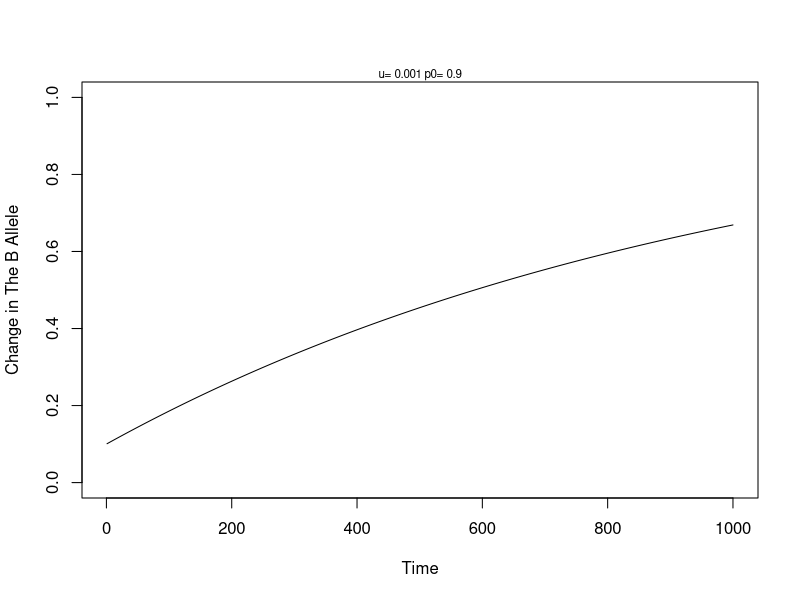
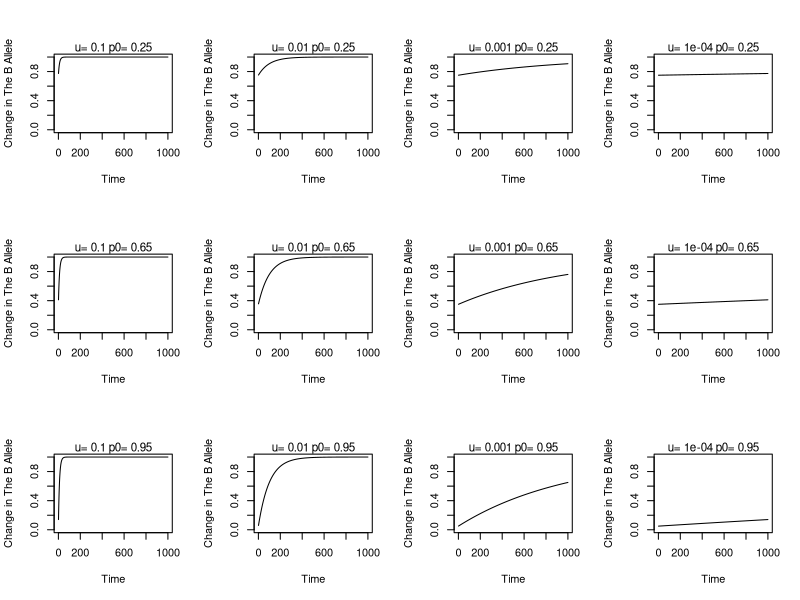
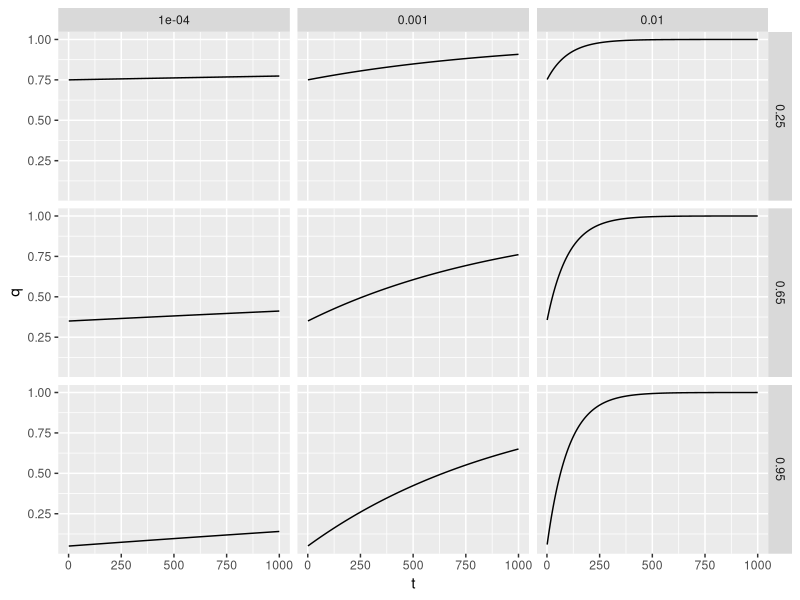
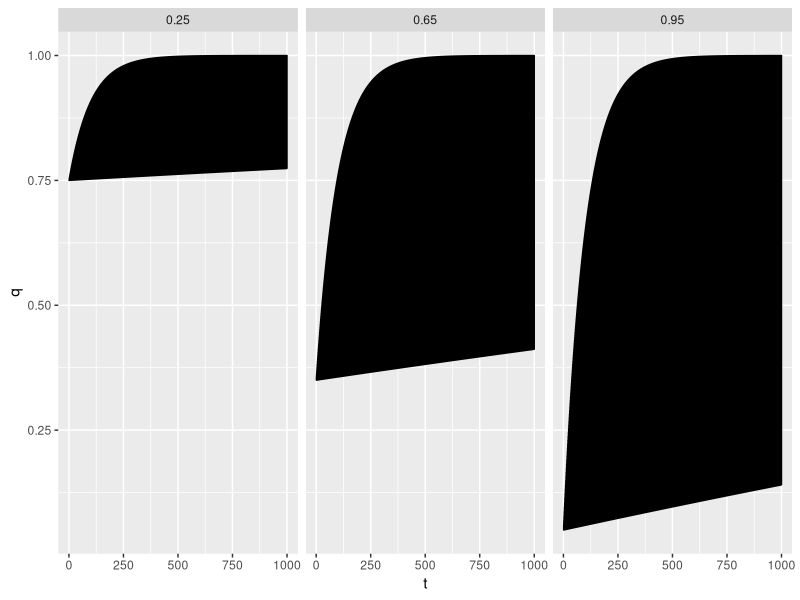
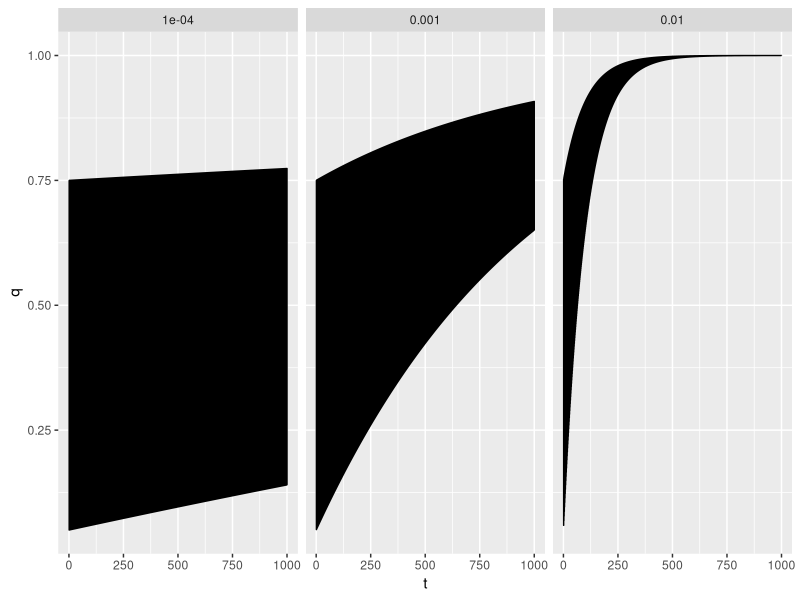

R code for these plots, in order: (Note: this script raises an error after producing the figures.)
# Equation 1
# Y = B1*X1 + B2*X2 +B3*X3 + B4*X4 + B5*X5 + B6*X3^2 + B7*X1^2 + B8 * X5^2

# Equation 2: Mutation freequency:  qt =1−p0e−ut

##########################################

# FUNCTION: Equation 
# Calculates the change in allelic frequency  
# input: p0 = Initial Allelic Frequency of A
#      : e = Constat 
#      : u = Mutation rate
#      : t = time in generations
# output: q =  change in allelic frequency  
# --------------------------------

MutationChange <- function(p0=0.90,
                           u=10^-03,
                           t=1:10^5){ 
  q <- (1- (p0*exp(-u*t)))
  return(q)
} 

head(MutationChange())
View(MutationChange())



##########################################
MutationChangePlot <- function(p0=0.90,
                               u=10^-03,
                               t=1:10^3) {
  plot(x = t, y = MutationChange(p0,u,t),
       type = "l", 
       xlab = "Time", 
       ylab = "Change in The B Allele", 
       ylim = c(0,1))
  mtext(paste("u=", u, "p0=", p0), cex= 0.7)
  return()
}
MutationChangePlot()
#########################################

# now build a grid of plots 
# each with different parameter values
# global variables 

p0Pars <- c(0.25, 0.65, 0.95)
uPars <- c(10^-01, 10^-02, 10^-03, 10^-04)
par(mfrow = c(3,4))

# enter into a double loop for plotting 

for(i in 1:length(p0Pars)){
  for(j in 1:length(uPars)){
    MutationChangePlot(p0=p0Pars[i], u=uPars[j])
  }
}


par(mfrow=c(1,1))
# Plotting redux with ggplot 
library(ggplot2)

p0Pars <- c(.25, .65, .95)
uPars <- c(10^-02, 10^-03, 10^-04)
Time <- 1:10^3

modelFrame <- expand.grid(p0 = p0Pars, 
                          u = uPars, 
                          t = Time)

modelFrame
modelFrame$q <- NA


# tricky double for loop for filling new data frame 

for(i in 1:length(p0Pars)){
  for(j in 1:length(uPars)){
    modelFrame[modelFrame$p0==p0Pars[i] &  modelFrame$u == uPars[j], "q"] <- MutationChange(t=Time, p0= p0Pars[i], u=uPars[j])  # each combination of z parameter and c parameter - give me just those rows and the S column
  }
}

# Starts with cpars for every one changes with zpars specifics
# colS is the sumber of species given all the parameters
print(modelFrame)
View(modelFrame)
dev.off()

p1 <- ggplot(data= modelFrame)
p1 + geom_line(mapping=aes(x=t, y=q)) +
  facet_grid(p0~u)

p2 <- ggplot(data = modelFrame, mapping = aes(x=t, y=q)) +
  geom_line()+
  facet_grid(.~p0)

p2


p2 <- p1
p2 + geom_line(mapping = aes(x=t, y=q, group =u)) +
  facet_grid(.~u)


##### RANDOMIZATION ###########################################

# Preliminaries 
library(ggplot2)
library(TeachingDemos)
char2seed("Cruel April")

##########################################

# FUNCTION: readData 
# read in or generate data frame 
# input: file name (or nothin for demo)
# output: 3-column data frame of observed data (ID, x, y) 
# --------------------------------
iris
set.seed(100)

readData <- function(data=iris) {
    xVar <- iris$Sepal.Length
    yVar <- iris$Petal.Length
    dF <- data.frame(xVar,yVar) 
  
  return(dF)
}
readData(dF)      

##########################################

##########################################

# Function: getMetric 
# calculate metric for randomization test
# input: 3-column data frame for regression 
# output: regression slope 

#------------------------------------------
readData <- function(z=NULL){
  if(is.null(z)){
    xVar <- c(iris$Sepal.Length)
    yVar <- c(iris$Sepal.Width)
    dF <- data.frame(ID=seq_along
                     (xVar), xVar, yVar)
    return(dF)}
}
dF
##########################################

# Function: shuffleData 
# randomize data for regression analysis 
# input: 3-column data frame (ID,xVar, yVar) 
# output: 3-column data frame (ID, xVar, YVar) 

#------------------------------------------
getMetric <- function(z=NULL){
  if(is.null(z)){
    xVar <- c(iris$Sepal.Length)
    yVar <- c(iris$Sepal.Width)
    z <- data.frame(ID=seq_along
                    (xVar), xVar, yVar)}
  . <- lm(z[,3]~z[,2])
  . <- summary(.)
  . <- .$coefficients[2,1]
  slope <- .
  return(slope)
}
getMetric()

######################################

shuffleData <- function(z=NULL){
  if(is.null(z)){
    xVar <- c(iris$Sepal.Length)
    yVar <- c(iris$Sepal.Width)
    z <- data.frame(ID=seq_along
                    (xVar), xVar, yVar)}
  
  z[,3] <- sample(z[,3])
  return(z)
}
shuffleData()



#########################################

#Function: getPVAL
# calculate p value for observed, simulated data 
# input: list of observed metric and vector of simulated metric
# output: lower, upper tail probability vector

getPval <- function(z=NULL) {
  if(is.null(z)){
    z <- list(xObs=runif(1), xSim=runif(1000))}
  
  pLower <- mean(z[[2]] <=z[[1]])
  pUpper <- mean(z[[2]] >=z[[1]])
  
  return(c(pL=pLower, pU= pUpper))
  
}
getPval()





#--------------------------------------- Main Body 

nSim <- 10000 # number of simulations
Xsim <- rep(NA, nSim) #will hold simulated slopes

dF <- readData()
Xobs <- getMetric(dF)

for (i in seq_len(nSim)) {
  Xsim[i] <- getMetric(shuffleData(dF)) }

slopes <- list(Xobs,Xsim)
getPval(slopes)

#------------------------------------------
## FUNCTION: plotRanTest 
## ggplot graph 
## input : list of observed metric and vector of the simulated metric 
## output: ggplot graph 

plotRantTest <- function(z=NULL){
  if(is.null(z)){
    z <- list(xObs=runif(1), xSim=runif(1000))}
  df <- data.frame(ID= seq_along(z[[2]]), 
                   simX=z[[2]])
  p1 <- ggplot(data=df, mapping=aes(x=simX))
  p1 + geom_histogram(mapping=aes(fill=I("mistyrose1"), color=I("black"))) +
    geom_vline(aes(xintercept=z[[1]], col="blue"))
}
plotRantTest()


###################################


lmiris <- lm(iris$Sepal.Length ~ iris$Sepal.Width, data = readData())
summary(lmiris)

lmirisShuffle <- lm(iris$Sepal.Length ~ iris$Sepal.Width, data = shuffleData())
summary(lmirisShuffle)
